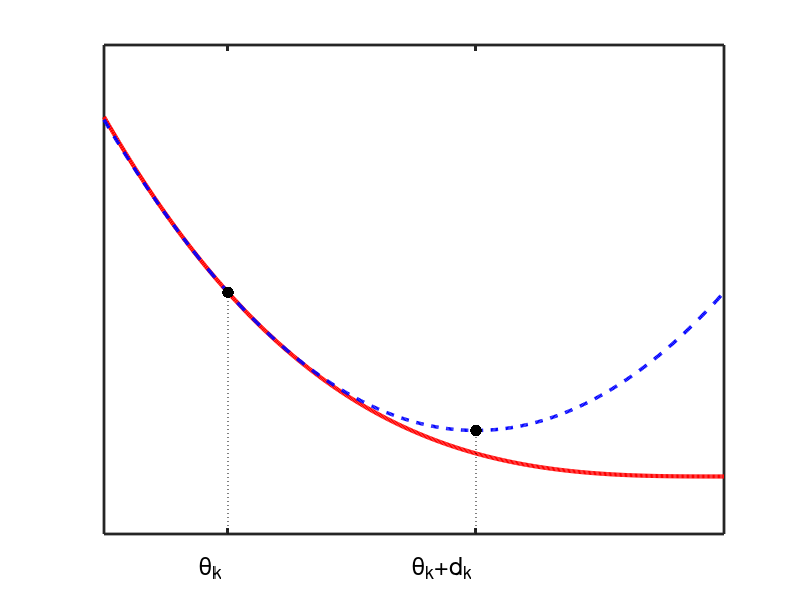

This figure's MATLAB source:
function newtonsMethodMinQuad

figure(); hold on;
xmin = -5; xmax = 0;
ymin = -20; ymax = 150;
domain = xmin:0.01:xmax;
f = @(x) - x.^3;
Xk = -4;
f1 = @(x) -3*x.^2;
f2 = @(x) -6*x;
t = @(x) f(Xk) + f1(Xk)*(x - Xk) + (1/2)*f2(Xk)*(x-Xk).^2;
[val, minNDX] = min(t(domain));
minimum = domain(minNDX);
h1 = plot(domain, f(domain), '-r', 'LineWidth', 3)'
h2 = plot(domain, t(domain), '--b', 'LineWidth', 2.5);

plot(Xk, f(Xk), '.k', 'MarkerSize', 25);
plot([Xk, Xk], [ymin, f(Xk)], ':k');
plot(minimum, t(minimum), '.k', 'MarkerSize', 25);
plot([minimum, minimum], [ymin, t(minimum)], ':k');
% x^(k)
annotation(gcf,'textbox'        , [0.25 0 0.09946 0.11]  , ...
               'String'         , {'\theta_{k}'}              , ...
               'FontSize'       , 18                     , ...
               'FitBoxToText'   , 'off'                  , ...
               'LineStyle'      , 'none'                 );
% x^(k) + v^(k)
annotation(gcf,'textbox'        ,[0.515 0 0.09946 0.11]  , ...
               'String'         ,{'\theta_{k}+d_{k}'}         , ... 
               'FontSize'       ,18                      , ...
               'FitBoxToText'   ,'off'                   , ...
               'LineStyle'      ,'none'                  );
axis([xmin, xmax, ymin, ymax]);
set(gca, 'XTick'      , [Xk, minimum], ...
         'XTickLabel' , {'', ''}     , ...
         'YTick'      , []           , ...
         'FontSize'   , 16           , ...
         'Box'        , 'on'         , ...
         'LineWidth'  , 2            );

end